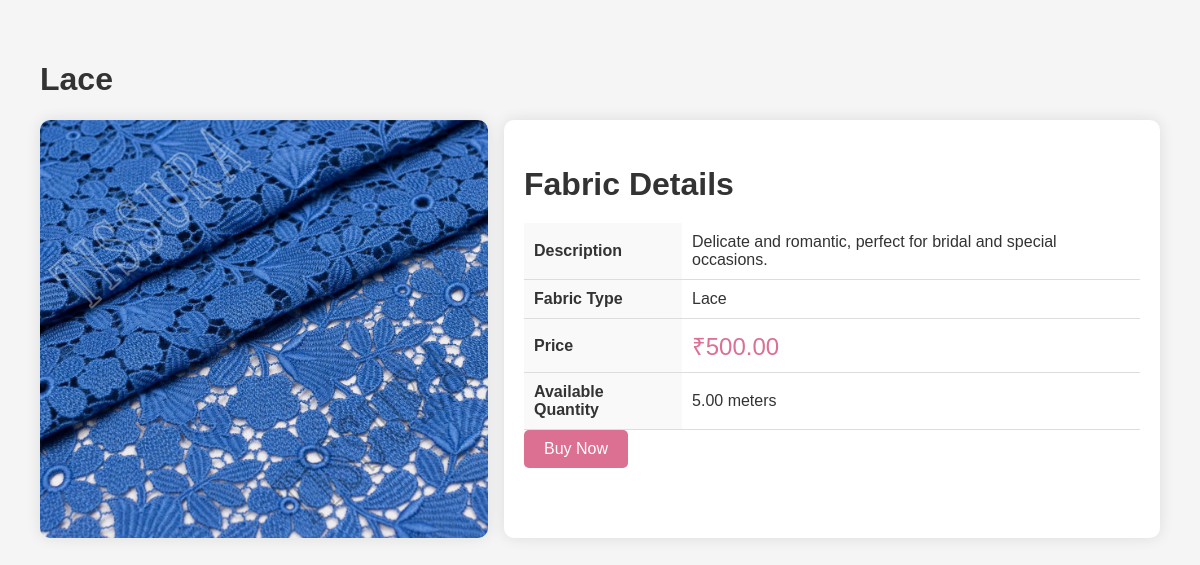
Page /customerDashboard/fabric_details.php?id=1 on the committed database.
### tables this page shows
CREATE TABLE `fabrics` (
  `FABRIC_ID` int(11) NOT NULL,
  `NAME` varchar(100) NOT NULL,
  `IMAGE_URL` varchar(255) DEFAULT NULL,
  `DESCRIPTION` text DEFAULT NULL,
  `PRICE_PER_UNIT` decimal(10,2) NOT NULL,
  `AVAILABLE_QUANTITY` decimal(10,2) NOT NULL,
  `CREATED_AT` datetime NOT NULL DEFAULT current_timestamp()
);

### customerDashboard/fabric_details.php (the view, shortened to what this page needs)
<?php
$dbcon = mysqli_connect("localhost", "root", "", "fashion");
if (isset($_GET['id']) && is_numeric($_GET['id'])) {
    $fabric_id = intval($_GET['id']);
    $sql = "SELECT * FROM fabrics WHERE FABRIC_ID = $fabric_id";
    $result = mysqli_query($dbcon, $sql);
    if ($result->num_rows > 0) {
        $fabric = $result->fetch_assoc();
    } else {
        echo "Fabric not found.";
        exit();
    }
} else {
    echo "Invalid fabric ID.";
    exit();
}
?>
<!DOCTYPE html>
<html lang="en">
<head>
</head>
<body>
    <div class="container">
        <h1><?php echo htmlspecialchars($fabric['NAME']); ?></h1>
        <div class="fabric-details">
            <img src="<?php echo htmlspecialchars($fabric['IMAGE_URL']); ?>" alt="<?php echo htmlspecialchars($fabric['NAME']); ?>">
            <div class="fabric-info">
                <h2>Fabric Details</h2>
                <table>
                    <tr>
                        <th>Description</th>
                        <td><?php echo htmlspecialchars($fabric['DESCRIPTION']); ?></td>
                    </tr>
                    <tr>
                        <th>Fabric Type</th>
                        <td><?php echo htmlspecialchars($fabric['NAME']); ?></td>
                    </tr>
                    <tr>
                        <th>Price</th>
                        <td class="price">₹<?php echo number_format($fabric['PRICE_PER_UNIT'], 2); ?></td>
                    </tr>
                    <tr>
                        <th>Available Quantity</th>
                        <td><?php echo htmlspecialchars($fabric['AVAILABLE_QUANTITY']); ?> meters</td>
                    </tr>
                </table>
                <button class="buy-button">Buy Now</button>
            </div>
        </div>
    </div>
</body>
</html>

### customerDashboard/fabric_details.php (style rules this page uses)
body { font-family: 'Arial', sans-serif; margin: 0; padding: 0; background-color: #f5f5f5; color: #333; }
.container { padding: 40px; max-width: 1200px; margin: auto; }
.fabric-details { display: flex; justify-content: space-between; margin-top: 20px; }
.fabric-details img { width: 40%; height: auto; object-fit: contain; border-radius: 10px; box-shadow: 0 0 15px rgba(0, 0, 0, 0.1); }
.fabric-info { width: 55%; padding: 20px; background-color: #fff; border-radius: 10px; box-shadow: 0 0 15px rgba(0, 0, 0, 0.1); }
.fabric-info h2 { font-size: 2em; margin-bottom: 20px; color: #333; }
.fabric-info table { width: 100%; border-collapse: collapse; }
.fabric-info table th, .fabric-info table td { padding: 10px; text-align: left; border-bottom: 1px solid #ddd; }
.fabric-info table th { background-color: #f9f9f9; color: #333; }
.price { font-size: 1.5em; color: palevioletred; margin-bottom: 20px; }
.buy-button { background-color: palevioletred; color: white; padding: 10px 20px; border: none; border-radius: 5px; cursor: pointer; font-size: 1em; transition: background-color 0.3s ease; }

### rows in the picture
fabrics: NAME "Lace", DESCRIPTION "Delicate and romantic, perfect for bridal and special occasions.", PRICE_PER_UNIT "500.00", AVAILABLE_QUANTITY "5.00"
